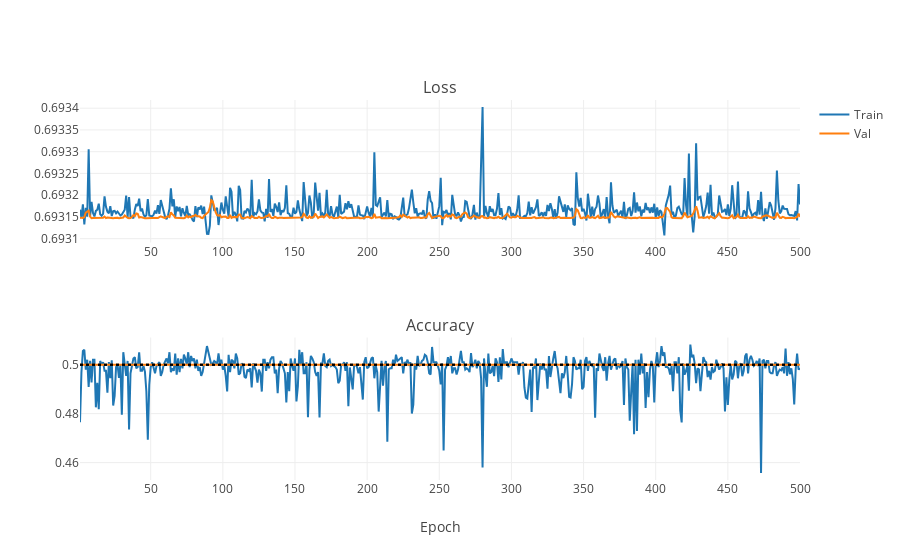

Source (notebook cell):
### Markdown cell above
Hmm, the small convolutional filters of the network provide regularization and prevent memorizing images. Perhaps we need more images? Let's turn on image augmentation and run for a longer time.

### Code cell
iplot(plot_training_stats("/DATA/Dropbox/LOOTRPV/Personal_programming/MachineLearning/Tutorials/ImageRecognition/NNs/VGGNet_logs/5_augmentation.log"))

### Figure 1 — Plotly figure (JSON) as saved in the notebook; plotly's stock layout.template omitted (floating-point values rounded to 4 significant figures; data arrays with more than 128 entries replaced by an {"elided": "..."} marker saying what was removed)
{"data": [{"line": {"color": "#1F77B4"}, "name": "Train", "type": "scatter", "uid": "f677d694-aa9b-4d88-8d8a-fc18bff6b4e0", "x": {"elided": "500 int values"}, "xaxis": "x", "y": {"elided": "500 float values"}, "yaxis": "y"}, {"line": {"color": "#FF7F0E"}, "name": "Val", "type": "scatter", "uid": "92e43dae-ce36-4726-80dd-3d68333253b3", "x": {"elided": "500 int values"}, "xaxis": "x", "y": {"elided": "500 float values"}, "yaxis": "y"}, {"line": {"color": "#1F77B4"}, "name": "Train", "showlegend": false, "type": "scatter", "uid": "54cd4c9e-6dc7-4bd6-acf5-dd066094af89", "x": {"elided": "500 int values"}, "xaxis": "x2", "y": {"elided": "500 float values"}, "yaxis": "y2"}, {"line": {"color": "#FF7F0E"}, "name": "Val", "showlegend": false, "type": "scatter", "uid": "692e49cb-3afb-4cd7-ab8a-40a1360b70a4", "x": {"elided": "500 int values"}, "xaxis": "x2", "y": {"elided": "500 float values"}, "yaxis": "y2"}, {"line": {"color": "#000000", "dash": "dot"}, "mode": "lines", "name": "Always dogs", "showlegend": false, "type": "scatter", "uid": "f416f9d4-27ad-4725-92d5-79d927ecb5ca", "x": {"elided": "500 int values"}, "xaxis": "x2", "y": {"elided": "500 float values"}, "yaxis": "y2"}, {"line": {"color": "#000000", "dash": "dot"}, "mode": "lines", "name": "Always cats", "showlegend": false, "type": "scatter", "uid": "42296e49-0d1a-4c4a-8947-2caeeba01c5b", "x": {"elided": "500 int values"}, "xaxis": "x2", "y": {"elided": "500 float values"}, "yaxis": "y2"}], "layout": {"annotations": [{"font": {"size": 16}, "showarrow": false, "text": "Loss", "x": 0.5, "xanchor": "center", "xref": "paper", "y": 1, "yanchor": "bottom", "yref": "paper"}, {"font": {"size": 16}, "showarrow": false, "text": "Accuracy", "x": 0.5, "xanchor": "center", "xref": "paper", "y": 0.375, "yanchor": "bottom", "yref": "paper"}], "xaxis": {"anchor": "y", "domain": [0, 1]}, "xaxis2": {"anchor": "y2", "domain": [0, 1], "title": {"text": "Epoch"}}, "yaxis": {"anchor": "x", "domain": [0.625, 1], "type": "log"}, "yaxis2": {"anchor": "x2", "domain": [0, 0.375]}}}
